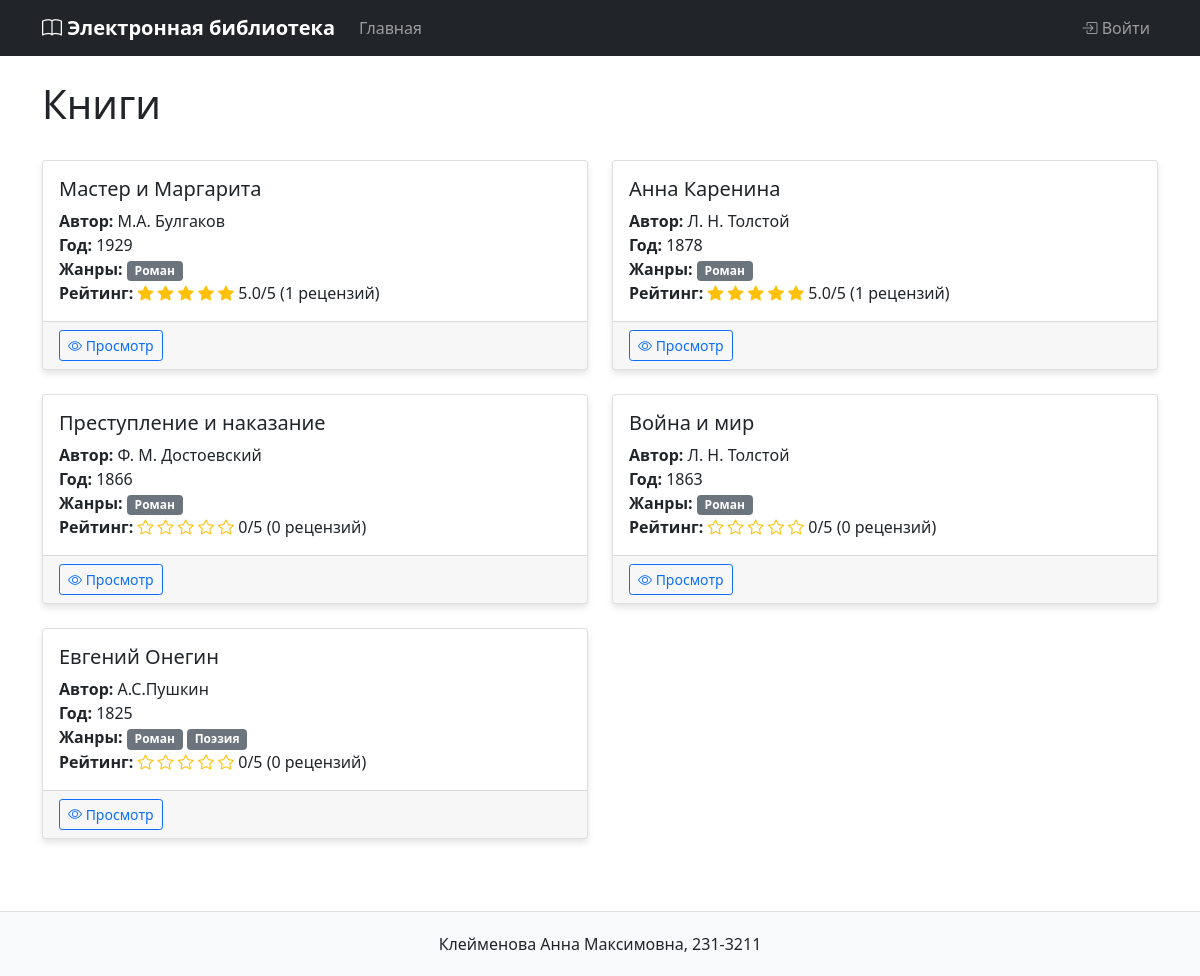
The page / on the database its author committed.
### models.py (models this page shows)
class Book(db.Model):
    __tablename__ = 'books'
    id = db.Column(db.Integer, primary_key=True)
    title = db.Column(db.String(255), nullable=False)
    description = db.Column(db.Text, nullable=False)
    year = db.Column(db.Integer, nullable=False)
    publisher = db.Column(db.String(255), nullable=False)
    author = db.Column(db.String(255), nullable=False)
    pages = db.Column(db.Integer, nullable=False)
    genres = db.relationship('Genre', secondary=book_genres, lazy='subquery',
                           backref=db.backref('books', lazy=True))
    covers = db.relationship('Cover', backref='book', lazy=True, cascade='all, delete-orphan')
    reviews = db.relationship('Review', backref='book', lazy=True, cascade='all, delete-orphan')
    collections = db.relationship('Collection', secondary='book_collections', backref='books')

class Genre(db.Model):
    __tablename__ = 'genres'
    id = db.Column(db.Integer, primary_key=True)
    name = db.Column(db.String(100), nullable=False, unique=True)

### app.py (the view)
@app.route('/')
def index():
    page = request.args.get('page', 1, type=int)
    books = Book.query.order_by(Book.year.desc()).paginate(
        page=page, per_page=10, error_out=False)
    for book in books.items:
        reviews_count = Review.query.filter_by(book_id=book.id).count()
        avg_rating = db.session.query(db.func.avg(Review.rating)).filter_by(book_id=book.id).scalar()
        book.reviews_count = reviews_count
        book.avg_rating = round(avg_rating, 1) if avg_rating else 0
    return render_template('index.html', books=books)

### templates/index.html (shortened to what this page needs)
{% extends "base.html" %}
{% block content %}
<div class="d-flex justify-content-between align-items-center mb-4">
    <h1>Книги</h1>
</div>
<div class="row">
    {% for book in books.items %}
    <div class="col-md-6 mb-4">
        <div class="card h-100">
            <div class="card-body">
                <h5 class="card-title">{{ book.title }}</h5>
                <p class="card-text">
                    <strong>Автор:</strong> {{ book.author }}<br>
                    <strong>Год:</strong> {{ book.year }}<br>
                    <strong>Жанры:</strong>
                    {% for genre in book.genres %}
                        <span class="badge bg-secondary">{{ genre.name }}</span>
                    {% endfor %}<br>
                    <strong>Рейтинг:</strong>
                    <span class="rating-stars">
                        {% for i in range(5) %}
                            <i class="bi bi-star{% if i < book.avg_rating %}-fill{% endif %}"></i>
                        {% endfor %}
                    </span>
                    {{ book.avg_rating }}/5 ({{ book.reviews_count }} рецензий)
                </p>
            </div>
            <div class="card-footer">
                <a href="{{ url_for('book_detail', book_id=book.id) }}" class="btn btn-sm btn-outline-primary">
                    <i class="bi bi-eye"></i> Просмотр
                </a>
            </div>
        </div>
    </div>
    {% endfor %}
</div>
{% endblock %}

### static/css/style.css (style rules this page uses)
body { font-family: 'Segoe UI', Tahoma, Geneva, Verdana, sans-serif; }
.card { box-shadow: 0 4px 6px rgba(0, 0, 0, 0.1); transition: box-shadow 0.3s ease; }
.rating-stars { color: #ffc107; }

### rows shown on the page
Book: title "Мастер и Маргарита", author "М.А. Булгаков", year "1929", avg_rating "5.0", reviews_count "1"
Genre: name "Роман"
Book: title "Анна Каренина", author "Л. Н. Толстой", year "1878", avg_rating "5.0", reviews_count "1"
Book: title "Преступление и наказание", author "Ф. М. Достоевский", year "1866", avg_rating "0", reviews_count "0"
Book: title "Война и мир", author "Л. Н. Толстой", year "1863", avg_rating "0", reviews_count "0"
Book: title "Евгений Онегин", author "А.С.Пушкин", year "1825", avg_rating "0", reviews_count "0"
Genre: name "Поэзия"
